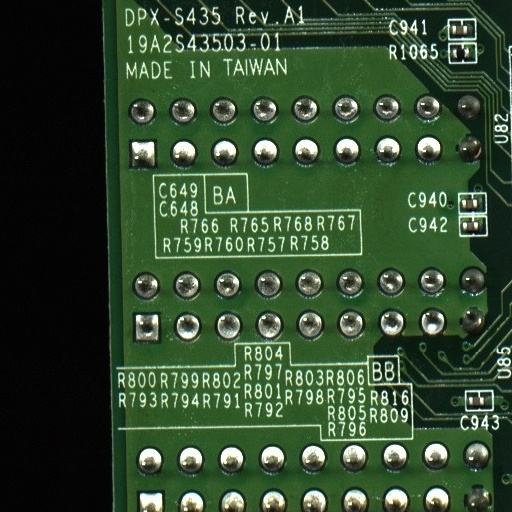
#> input picture dataset/pcb_512/LKA3231757_LEI8318DA_9696S43504E_502_001_722_2684_761_2724 _copy.jpg, 512 x 512 px
$ python -i cropImageLinkouAOI_V3.py   (imports and definitions only)   (older library calls are emulated)
#> lines starting #> are read from the running program, lines starting #| are printed output that depends on the picture; after the words box and inside, x2 and y2 are one past the last pixel; in counts of white or black regions, pixels touching at a corner belong together
#> further down, picture is the input picture: shape (512, 512, 3); mean B, G, R 47.5, 74.1, 50.9
import os
import cv2
import numpy as np

def cropImage_PK(imgRaw, SDFactor=2.5, isLinkouRaw=True):
#> called with SDFactor = 2.5, isLinkouRaw = True
    rawH, rawW, rawCH = imgRaw.shape
#> rawH = 512; rawW = 512; rawCH = 3
    #print(rawW, rawH, rawCH) #test only
    defaultWidth = 640.0
    shrinkFactor = defaultWidth/rawW
#> shrinkFactor = 1.25
    imgShrink = cv2.resize(imgRaw, (0,0), fx=shrinkFactor, fy=shrinkFactor)
    shrinkH, shrinkW, shrinkCH = imgShrink.shape
#> shrinkH = 640; shrinkW = 640; shrinkCH = 3
    #print(shrinkW, shrinkH, shrinkCH) #test only
    imgGray = cv2.cvtColor(imgShrink, cv2.COLOR_BGR2GRAY)
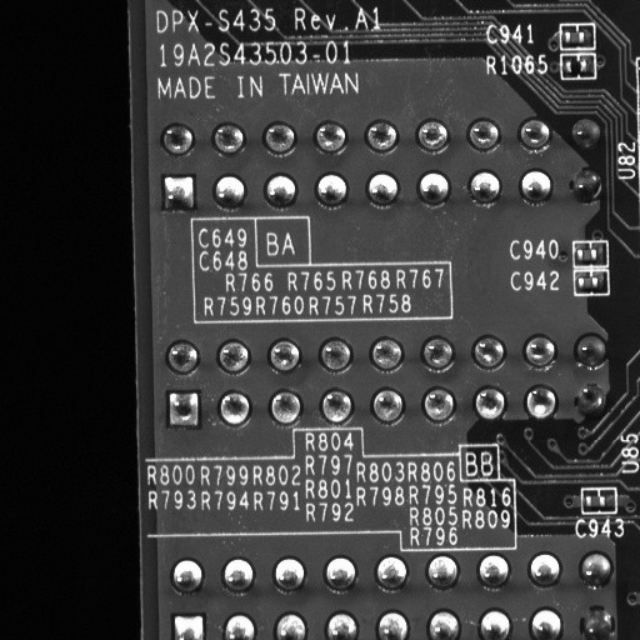
#> imgGray: shape (640, 640); min 0, max 255, mean 64
    #cv2.imwrite("D:\\temptemp\\rrrr1.bmp",imgGray)#test only
    grayH, grayW = imgGray.shape #since it become dim =2, the thir dimension cannot get
#> grayH = 640; grayW = 640
    #print(grayW, grayH) #test only
    thrOtsu, imgOtsu = cv2.threshold(imgGray, 0, 255, cv2.THRESH_BINARY+cv2.THRESH_OTSU)
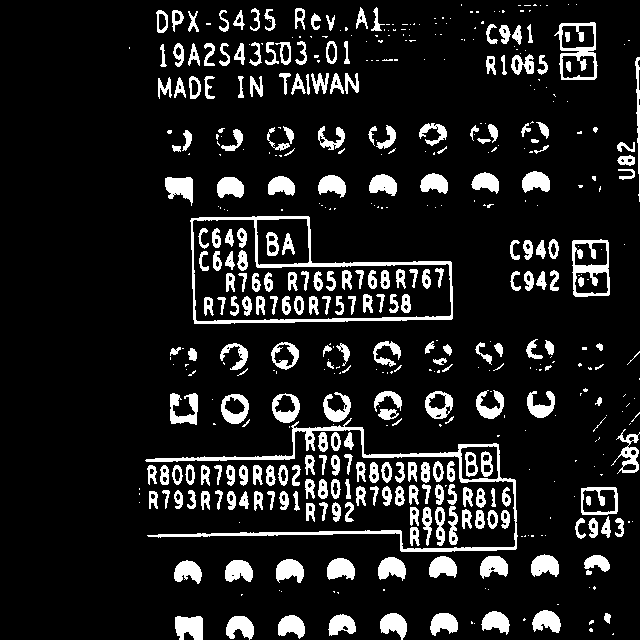
#> imgOtsu: shape (640, 640); 11.9% white; 504 white regions (241 under 20 px), largest, box (x1, y1, x2, y2) and area: (145, 418, 518, 552) 3425, (190, 216, 453, 324) 2639, (572, 239, 610, 297) 934
#> thrOtsu = 113
    #print (thrOtsu)#test only
    #cv2.imwrite("D:\\temptemp\\rrrr2.bmp",imgOtsu)#test only

    if True == isLinkouRaw:
        imgHSV=cv2.cvtColor(imgShrink, cv2.COLOR_BGR2HSV)
#> imgHSV: shape (640, 640, 3); mean H, S, V 47.4, 92.7, 74.1
        yellowTapeImg = np.zeros((grayH, grayW, 1), dtype = "uint8")
        for row in range(shrinkH):
            for col in range(shrinkW):
                value = imgGray[row, col]
                hsv = imgHSV[row, col]
                hue = 2*hsv[0] #yellow colour at hue =60
                sat = hsv[1]
                if value>thrOtsu and hue>=40 and hue<=80 and sat>=80:
                #satisfy Otsu thresholding, yellowish colour and enough saturation; those values are set imperically
                    yellowTapeImg[row, col]=255
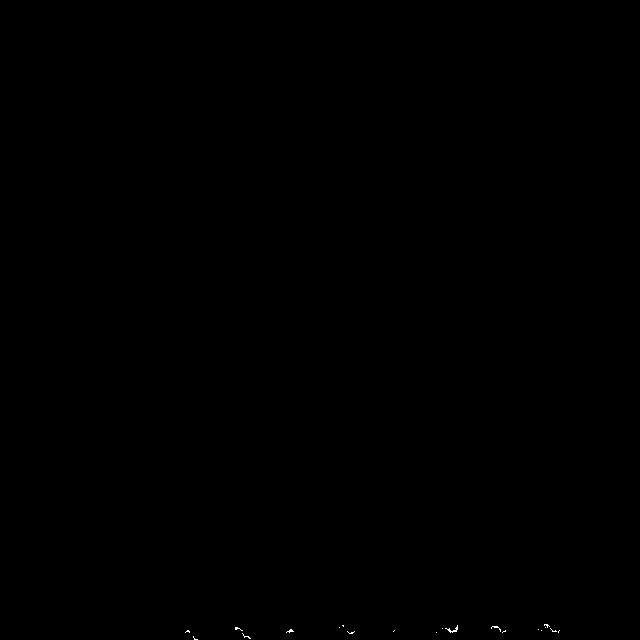
#> yellowTapeImg: shape (640, 640, 1); 0.04% white in thin lines or dots, all inside (x1, y1, x2, y2) = (185, 624, 560, 640)

        #cv2.imwrite("D:\\temptemp\\rrrr2-1.bmp",yellowTapeImg)#test only
        yellowTapeImg2 = cv2.blur(yellowTapeImg, (5,5))
        #cv2.imwrite("D:\\temptemp\\rrrr2-2.bmp", yellowTapeImg2)#test only
        ret, yellowTapeImg3 = cv2.threshold(yellowTapeImg2, 128, 255, cv2.THRESH_BINARY)
#> yellowTapeImg3: shape (640, 640); 0% white in thin lines or dots, all inside (x1, y1, x2, y2) = (454, 629, 457, 631)
        #cv2.imwrite("D:\\temptemp\\rrrr2-3.bmp", yellowTapeImg3)#test only

        #find contour!!!
        (_, contours,_) = cv2.findContours(yellowTapeImg3,cv2.RETR_EXTERNAL,cv2.CHAIN_APPROX_SIMPLE)
#> contours = [[[454, 629], [454, 630], [455, 630], [456, 629]]]
        #print("contours number:",len(contours))#test only

        thirdStripRatio = (53.0 * 15.0) / (640.0 * 526.0)#roughly 1/3 strip size 53x15 pixels; (53*15)/(640*526)
        AREA_THR = thirdStripRatio*shrinkW*shrinkH
#> AREA_THR = 967.3

        newContours = []#set an empty  array
        for contourCnt in range(len(contours)):
            area = abs(cv2.contourArea(contours[contourCnt]))
            if area>=AREA_THR:
                newContours.append(contours[contourCnt])
#> this loop made 1 pass
#> area on pass 1: 1.5
#> after the loop, newContours = []
        #print("new contours number:", len(newContours))#test only
        #print("AREA_THR:", AREA_THR)#test only

        negateYellowTapeImg = np.full((grayH, grayW, 1), 255, dtype = "uint8") #fill 255 for all elements
        cv2.drawContours(negateYellowTapeImg, newContours, -1,(0),-1)
#> negateYellowTapeImg: shape (640, 640, 1); every value is 255
        #cv2.imwrite("d:\\temptemp\\rrrr2-4.bmp", negateYellowTapeImg)#test only
        cmpMat = cv2.bitwise_and(imgOtsu, negateYellowTapeImg)
        #cv2.imwrite("d:\\temptemp\\rrrr2-5.bmp", cmpMat)#test only
        imgOtsu = cmpMat.copy()#copy to imgOtsu

    locations = cv2.findNonZero(imgOtsu)
#> locations = contour of 48804 points, box (x1, y1, x2, y2) (129, 4, 640, 640), area 10554
    dim0, dim1, dim2 = locations.shape
#> dim0 = 48804; dim1 = 1; dim2 = 2

    if dim0<100:# samples are too few, cause early return
        left = 0
        top= 0
        right = rawW-1
        bottom = rawH-1
        return left, top, right, bottom

    #print("dim0 dim1 dim2:", dim0,dim1,dim2) #test only
    newLocations = np.reshape(locations, (dim0,2,1), 'C')
    new_a, new_b, new_c = newLocations.shape
#> new_a = 48804; new_b = 2
    #print("new_a, new_b, new_c:", new_a,new_b,new_c) #test only
    points64F = newLocations.astype('float64')
    mean, evectors = cv2.PCACompute(points64F, mean=None)
#> mean = [[370.4, 355.1]]; evectors = [[0.0508, 0.999], [0.999, -0.0508]]
    mean2 = np.mean(points64F, axis=0).reshape(1,-1)#same as mean
#> mean2 = [[370.4, 355.1]]
    #print("means2:", mean2)# test only

    ###########################################################################
    #compute eigenValue and eigenVector
    covar, mean =cv2.calcCovarMatrix(points64F, mean, cv2.COVAR_SCALE|cv2.COVAR_ROWS|cv2.COVAR_NORMAL)
#> covar = [[16850.7, 822.5], [822.5, 32990.6]]
    retval, eVal, eVec = cv2.eigen(covar)
#> retval = True; eVal = [33032.4, 16808.9]; eVec = [[0.0508, 0.999], [0.999, -0.0508]]
    #print("eigenValue", eVal)#test only
    #print("eigneVector", eVec)#test only
    eVal_sqrt = cv2.sqrt(eVal)
#> eVal_sqrt = [181.7, 129.6]
    ###########################################################################

    #SDFactor = 2.5 #take 2.5 SD as default
    extraFactor =1.1#where the eVal_sqrt[0]/eVal_sqrt[1]>3 (too skew), multiply extraFactor

    pc_angle = 180*np.arctan2(eVec[0][1], eVec[0][0])/np.pi
#> pc_angle = 87.09

    if pc_angle > 0:
        if pc_angle>45.0 and pc_angle<=135:
            isVerticalOrientated = True
        else:
            isVerticalOrientated = False
    else:
        if pc_angle<-45.0 and pc_angle>=-135:
            isVerticalOrientated = True
        else:
            isVerticalOrientated = False

    centre = (mean[0][0], mean[0][1])#get fg centre
#> centre = (370.4, 355.1)
    cropHalfWidth = 0;
    cropHalfHeight = 0;

    #get correct halfWidth and halfHeight depends on isVerticalOrientated
    if isVerticalOrientated:
        if eVal_sqrt[0]/eVal_sqrt[1]>3.0:#very skew
            cropHalfWidth = int(0.5 + SDFactor*extraFactor*eVal_sqrt[1])
            cropHalfHeight = int(0.5 + SDFactor*eVal_sqrt[0])
        else:
            cropHalfWidth = int(0.5 + SDFactor*eVal_sqrt[1])
#> cropHalfWidth = 324
            cropHalfHeight = int(0.5 + SDFactor*eVal_sqrt[0])
#> cropHalfHeight = 454
    else:
        if eVal_sqrt[0]/eVal_sqrt[1]>3.0:#very skew
            cropHalfWidth = int(0.5 + SDFactor*eVal_sqrt[0]);
            cropHalfHeight = int(0.5 + SDFactor*extraFactor*eVal_sqrt[1]);
        else:
            cropHalfWidth = int(0.5 + SDFactor*eVal_sqrt[0]);
            cropHalfHeight = int(0.5 + SDFactor*eVal_sqrt[1]);

    #get correct crop boundary
    left = centre[0]-cropHalfWidth
#> left = 46.43
    right = centre[0]+cropHalfWidth
#> right = 694.4
    top = centre[1]-cropHalfHeight
#> top = -98.91
    bottom = centre[1]+cropHalfHeight
#> bottom = 809.1

    #out of image boundary handling
    if left<0:
        left = 0
    if top<0:
        top = 0
    if right>shrinkW-1:
        right = shrinkW-1
    if bottom>shrinkH-1:
        bottom = shrinkH-1

    #blow up the size to fit the origina image size
    left /= shrinkFactor
#> left = 37.14
    top /= shrinkFactor
    right /= shrinkFactor
    bottom /= shrinkFactor

    #become integer
    left = int(0.5+left)
#> left = 37
    top = int(0.5+top)
    right = int(0.5+right)
    bottom = int(0.5+bottom)

    # [6 lines of commented-out code are left out]

    return left, top, right, bottom


>>> import cv2
>>> picture = cv2.imread('../dataset/pcb_512/LKA3231757_LEI8318DA_9696S43504E_502_001_722_2684_761_2724 _copy.jpg')
>>> result = cropImage_PK(picture)
#> result = (37, 0, 511, 511)
